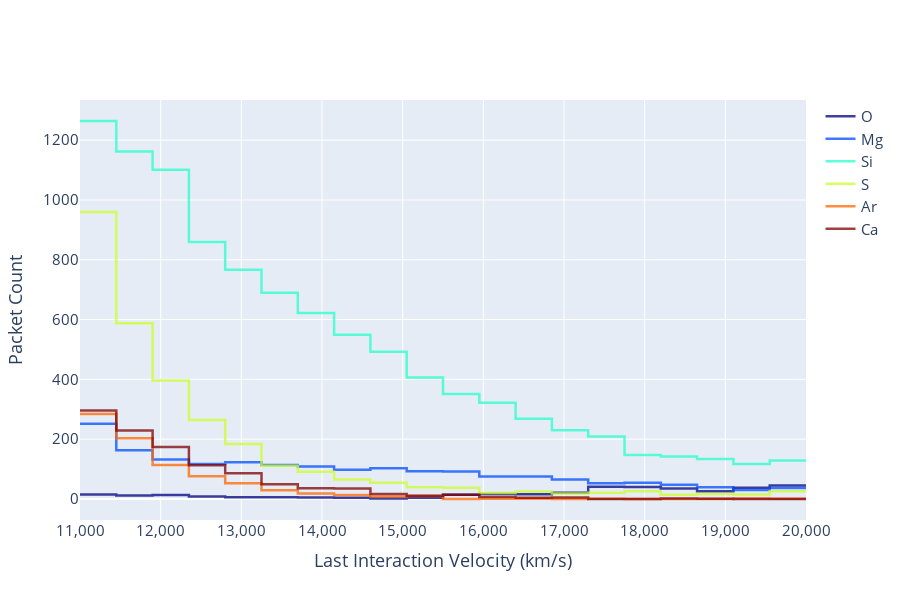

The notebook cell saved with this chart:
### Markdown cell above
### Real packets mode
You can produce a Last Interaction Velocity plot for the real packet population of the simulation by setting `packets_mode="real"` which is `"virtual"` by default.

### Code cell
plotter.generate_plot_ply(packets_mode="real")
